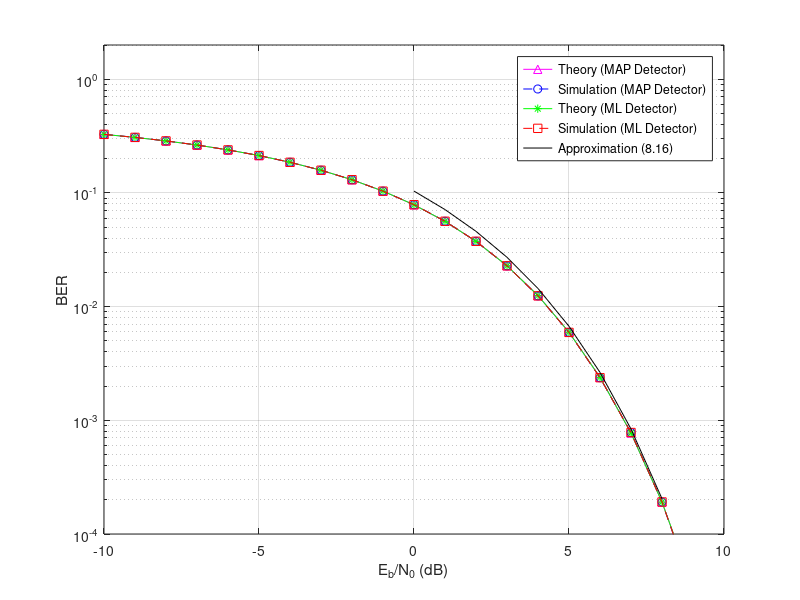

The MATLAB source for this figure:
%%% BPSK Simulation Using MATLAB (Version 2)
%%% Written by P.-J. Su 2022/8/29

clc;    %% Clear command window
clear;  %% Remove items from workspace

EbOverN0_dB = -10:1:10;   %% Eb/N0 in dB
EbOverN0 = 10.^(EbOverN0_dB/10);    %% Eb/N0
EbOverN0_dB_approx = 0:1:8;    %% Eb/N0 in dB for approximation
EbOverN0_approx = 10.^(EbOverN0_dB_approx/10); %% Eb/N0 for approximation

Eb = 1;     %% Bit energy (J)
T = 1;      %% Bit interval (s)
num_bits = 10^7;    %% Number of data bit
N0 = Eb./EbOverN0;
sigma = sqrt(T*N0);
BPSK = [-sqrt(2*Eb*T),sqrt(2*Eb*T)];   %% Baseband modulator
P1 = 0.5;   %% The a priori probability: P(1) = 0.5
r_th = 0.5*log((1 - P1)/P1)*(T*N0)/sqrt(2*Eb*T);   %% The threshold value
num_error_MAP = zeros(size(EbOverN0_dB));   %% Number of error bits (MAP)
num_error_ML = zeros(size(EbOverN0_dB));   %% Number of error bits (ML)

% The theoretical BER of the MAP detector
MAP_constant_1 = sqrt(2*Eb*T) - r_th;
MAP_constant_2 = r_th + sqrt(2*Eb*T);
BER_theory_MAP = P1*qfunc(MAP_constant_1./sigma) + ...
                 (1-P1)*qfunc(MAP_constant_2./sigma);

% The theoretical BER of the ML detector
BER_theory_ML = qfunc(sqrt(2*EbOverN0));

% Approximation (8.16)
BER_approx = 0.5*exp(-EbOverN0_approx)./sqrt(pi*EbOverN0_approx);

for snrIdx = 1: length(EbOverN0_dB)
    tx_bit = rand(1, num_bits) > (1-P1);  %% Transmitted data bit
    tx_sym = BPSK(tx_bit(1:num_bits) + 1);  %% Transmitted symbol
    
    %  AWGN channel
    rx_sym = tx_sym + randn(1, length(tx_sym))*sigma(snrIdx);  
    
    %%% MAP Detector %%%
    rx_bit_MAP = zeros(size(tx_bit));   %% Reset rx MAP decisions 
    rx_bit_MAP(rx_sym > r_th(snrIdx)) = 1;   %% MAP Decision of bit '1'
    err_pat_MAP = xor(tx_bit, rx_bit_MAP);  %% Compare tx and rx bits (MAP)

    % Error counting (MAP criterion)
    num_error_MAP(snrIdx) = num_error_MAP(snrIdx) + sum(err_pat_MAP);

    %%% ML Detector %%%
    rx_bit_ML = zeros(size(tx_bit));   %% Reset rx ML decisions 
    rx_bit_ML(rx_sym > 0) = 1;   %% ML Decision of bit '1'
    err_pat_ML = xor(tx_bit, rx_bit_ML);  %% Compare tx and rx bits (ML)

    % Error counting (ML criterion)
    num_error_ML(snrIdx) = num_error_ML(snrIdx) + sum(err_pat_ML);
end

% The simulated BER of the optimal detector (i.e., MAP)
BER_sim_MAP = num_error_MAP/num_bits;

% The simulated BER of the ML detector
BER_sim_ML = num_error_ML/num_bits;

% Plot the error rate curves
clf;
semilogy(EbOverN0_dB, BER_theory_MAP, '-^m');
hold on;
semilogy(EbOverN0_dB, BER_sim_MAP, '--ob');
hold on;
semilogy(EbOverN0_dB, BER_theory_ML, '-*g');
hold on;
semilogy(EbOverN0_dB, BER_sim_ML, '--sr');
hold on;
semilogy(EbOverN0_dB_approx, BER_approx, 'k');
axis([-10,10,1e-4,2]);

legend('Theory (MAP Detector)','Simulation (MAP Detector)', ...
       'Theory (ML Detector)','Simulation (ML Detector)', ...
       'Approximation (8.16)');
xlabel('E_b/N_0 (dB)');
ylabel('BER');
grid;